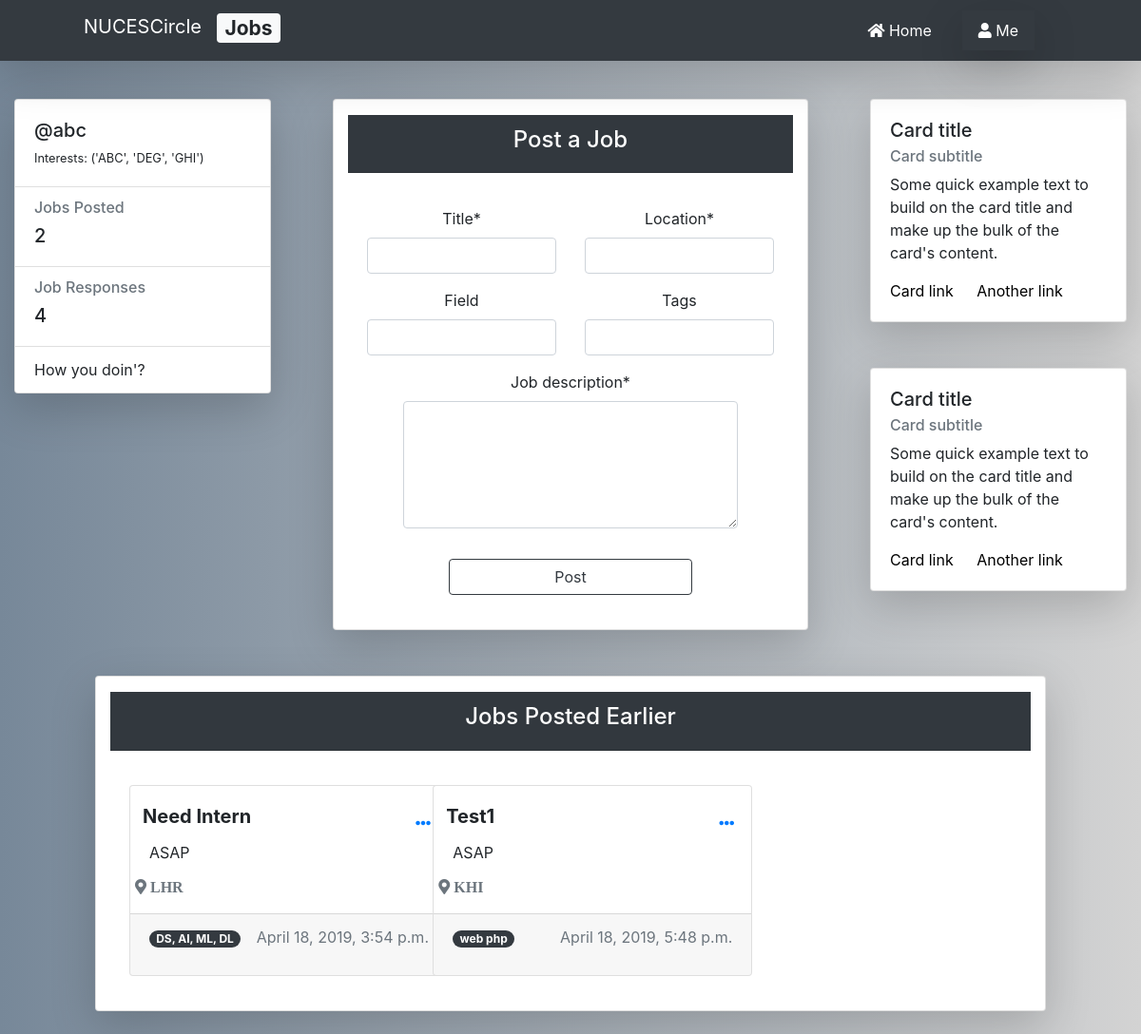
Before: /recruit/ (signed in) with the older database file.
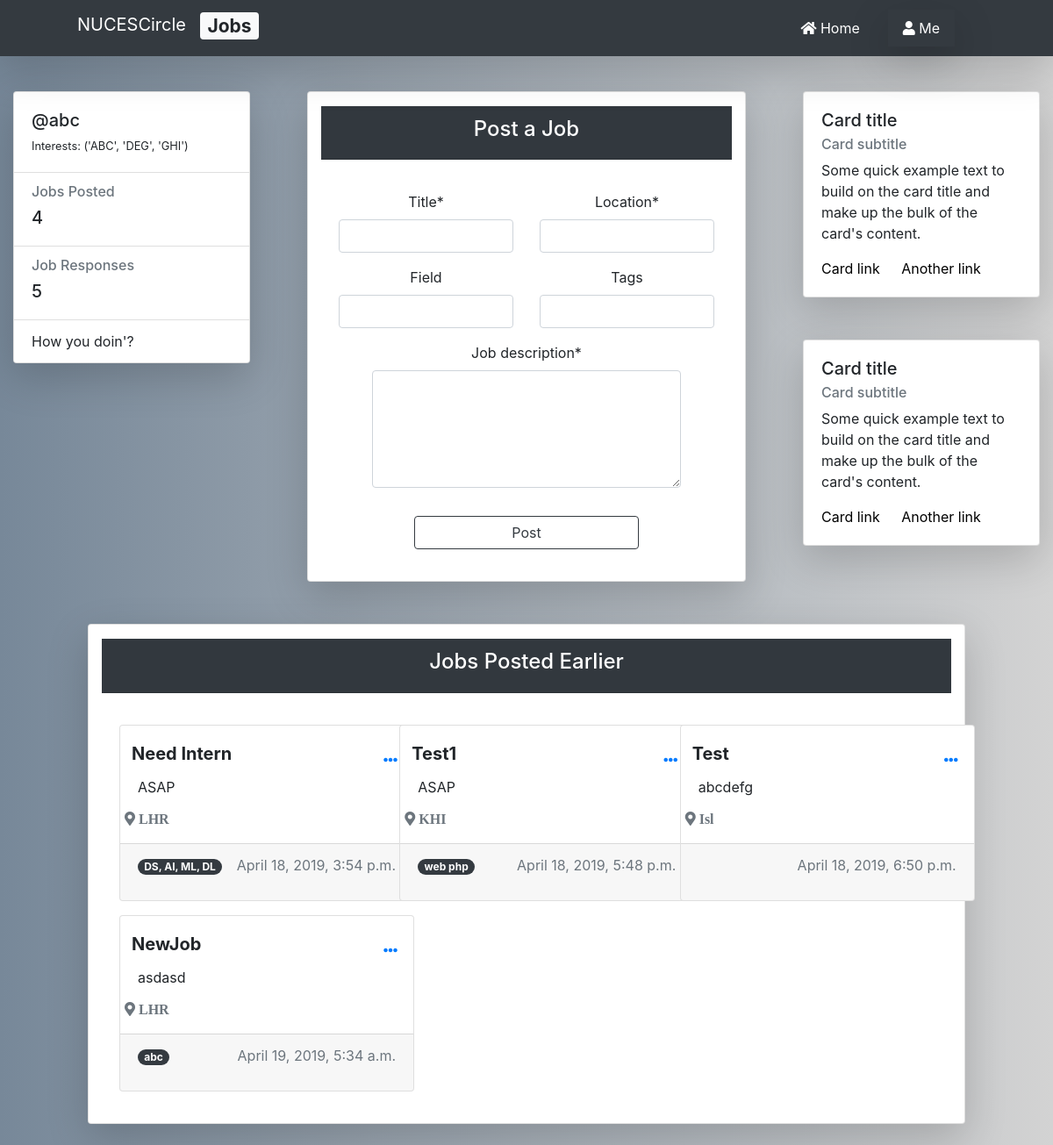
After: the same page with the newer database file.
### nucescircle/models.py (models this page shows, shortened)
class Job(models.Model):
    posted_by = models.ForeignKey(User, on_delete=models.CASCADE)
    job_title = models.CharField(max_length=32, blank=False)
    job_desc = models.TextField(blank=False)
    job_location = models.CharField(max_length=32, blank=False)
    job_field = models.CharField(max_length=6, blank=True)
    job_tags = models.CharField(max_length=255, blank=True)
    date_posted = models.DateTimeField(default=timezone.now)

### nucescircle/views.py (the view)
# urls.py: path('recruit/', JobListView.as_view(), name='circle-recruit'),
class JobListView(LoginRequiredMixin, UserPassesTestMixin, ListView):
    model = Job
    template_name = 'nucescircle/Recruit.html'  # <app>/<model>_<viewtype>.html
    context_object_name = 'previous_posted_jobs'
    ordering = ['-date_posted']  # latest job order
    def get_context_data(self, **kwargs):
        context = super(JobListView, self).get_context_data(**kwargs)
        context['job_form'] = JobForm()
        context['previous_posted_jobs'] = Job.objects.filter(posted_by=self.request.user)  # by this user
        rec_job_app = JobApplications.objects.filter(job_applied_for__posted_by=self.request.user)
        context['rec_job_app'] = rec_job_app
        return context
    def test_func(self):
        rec = Recruiter.objects.filter(user=self.request.user)
        if rec:
            return True
        return False

### nucescircle/forms.py
class JobForm(forms.ModelForm):
    class Meta:
        model = Job
        fields = ['job_title', 'job_desc', 'job_location', 'job_field', 'job_tags']
        labels = {
            'job_title': 'Title', 'job_location': 'Location',
            'job_field': 'Field', 'job_tags': 'Tags', 'job_desc': 'Job description'
        }
        widgets = {
            'job_desc': forms.Textarea(attrs={'rows': 5, 'cols': 1}),
        }

### users/models.py (called while the page is built)
    def __str__(self):
        return f'{self.frameworks, self.languages, self.technologies}'

### nucescircle/templates/nucescircle/Recruit.html (shortened to what the changed rows need)
{% extends "nucescircle/base.html" %}
{% load static %}
{% load crispy_forms_tags %}
{% block content %}
<div class="container-fluid gedf-wrapper">
<div class="row">
    <div class="col-md-3 mt-4">
            <div class="card position-sticky shadow-lg mb-5 bg-white">
                <ul class="list-group list-group-flush">
                    <li class="list-group-item">
                        <div class="h6 text-muted">Jobs Posted</div>
                        <div class="h5">{{ previous_posted_jobs|length }}</div>
                    </li>
                    <li class="list-group-item">
                        <div class="h6 text-muted">Job Responses</div>
                        <div class="h5">{{ rec_job_app|length }}</div>
                    </li>
                </ul>
            </div>
        </div>
</div>
</div>
    <div class="card col-md-10 mx-auto text-center my-4 shadow-lg rounded">
        <div class="card-body">
            <div class="row">
            {% if previous_posted_jobs %}
                {% for job in previous_posted_jobs %}
                        <div class="col-md-4">
                            <div class="card job-card text-left mb-3">
                                <div class="card-body">
                                    <div class="row">
                                        <h5 class="card-title mr-auto ml-2"><strong>{{ job.job_title }}</strong></h5>
                                        <div class="dropdown">
                                            <button class="btn btn-link dropdown-toggle" type="button" id="gedf-drop1" data-toggle="dropdown" aria-haspopup="true" aria-expanded="false">
                                                <i class="fas fa-ellipsis-h"></i>
                                            </button>
                                        </div>
                                    </div>
                                    <p class="card-text">{{ job.job_desc }}</p>
                                    <div class="row">
                                        <i class="fas fa-map-marker-alt text-muted"> {{ job.job_location }}</i>
                                    </div>
                                </div>
                                <div class="card-footer">
                                    <span class="badge badge-pill badge-dark">{{ job.job_tags }}</span>
                                    <p class="text-muted float-right">{{ job.date_posted }}</p>
                                </div>
                            </div>
                        </div>
                {% endfor %}
            {% else %}
                <div class="py-3 mx-auto px-3">
                    <h4>Start recruiting, why you have not started yet.</h4>
                </div>
            {% endif %}
            </div>
        </div>
    </div>
{% endblock %}

Changed rows visible on the page:
added Job: job_title "Test", job_desc "abcdefg", job_location "Isl", date_posted "April 18, 2019, 6:50 p.m."
added Job: job_title "NewJob", job_desc "asdasd", job_location "LHR", job_tags "abc", date_posted "April 19, 2019, 5:34 a.m."
Other visible differences:
{{ previous_posted_jobs|length }}: "2" → "4"
{{ rec_job_app|length }}: "4" → "5"
